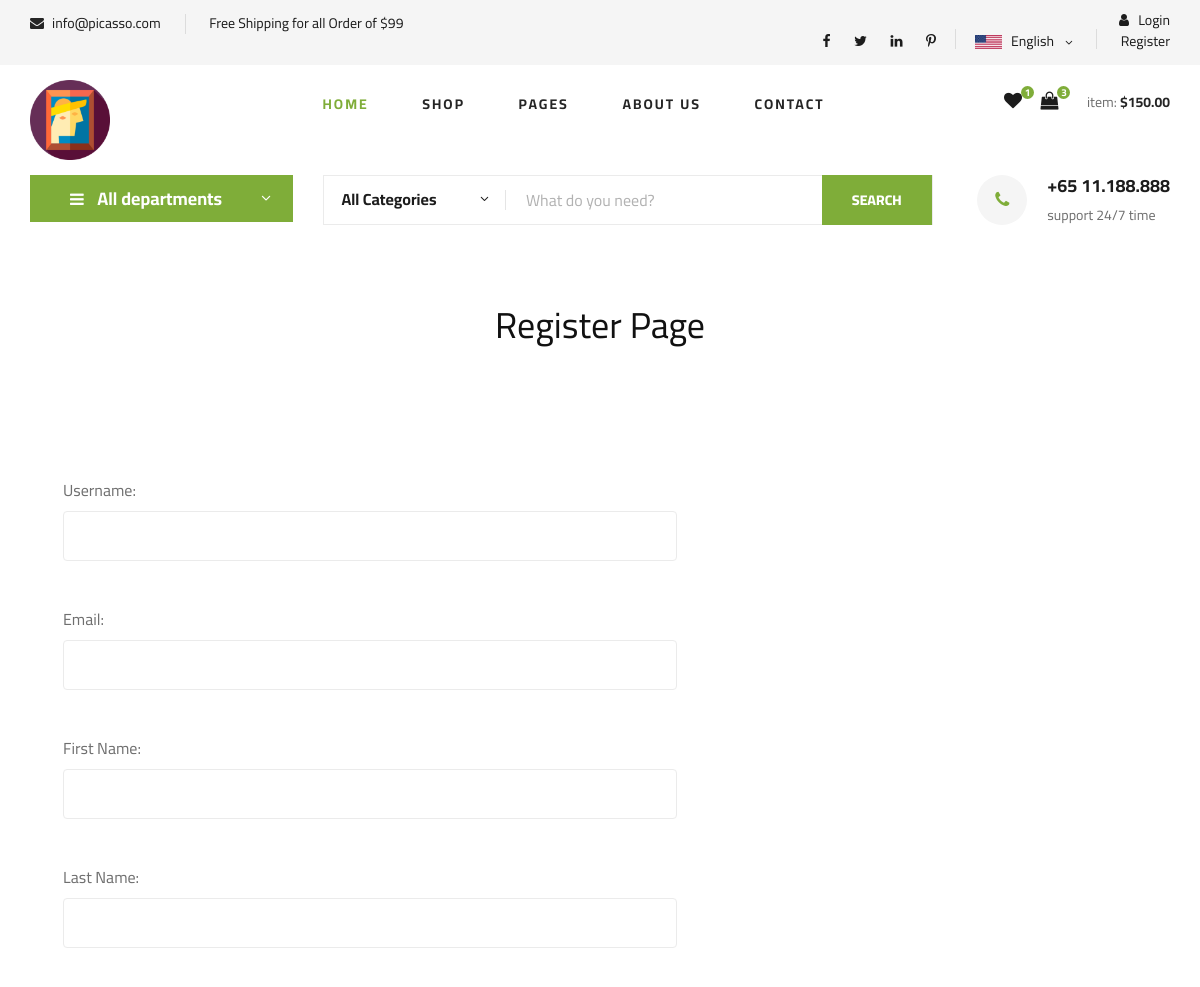
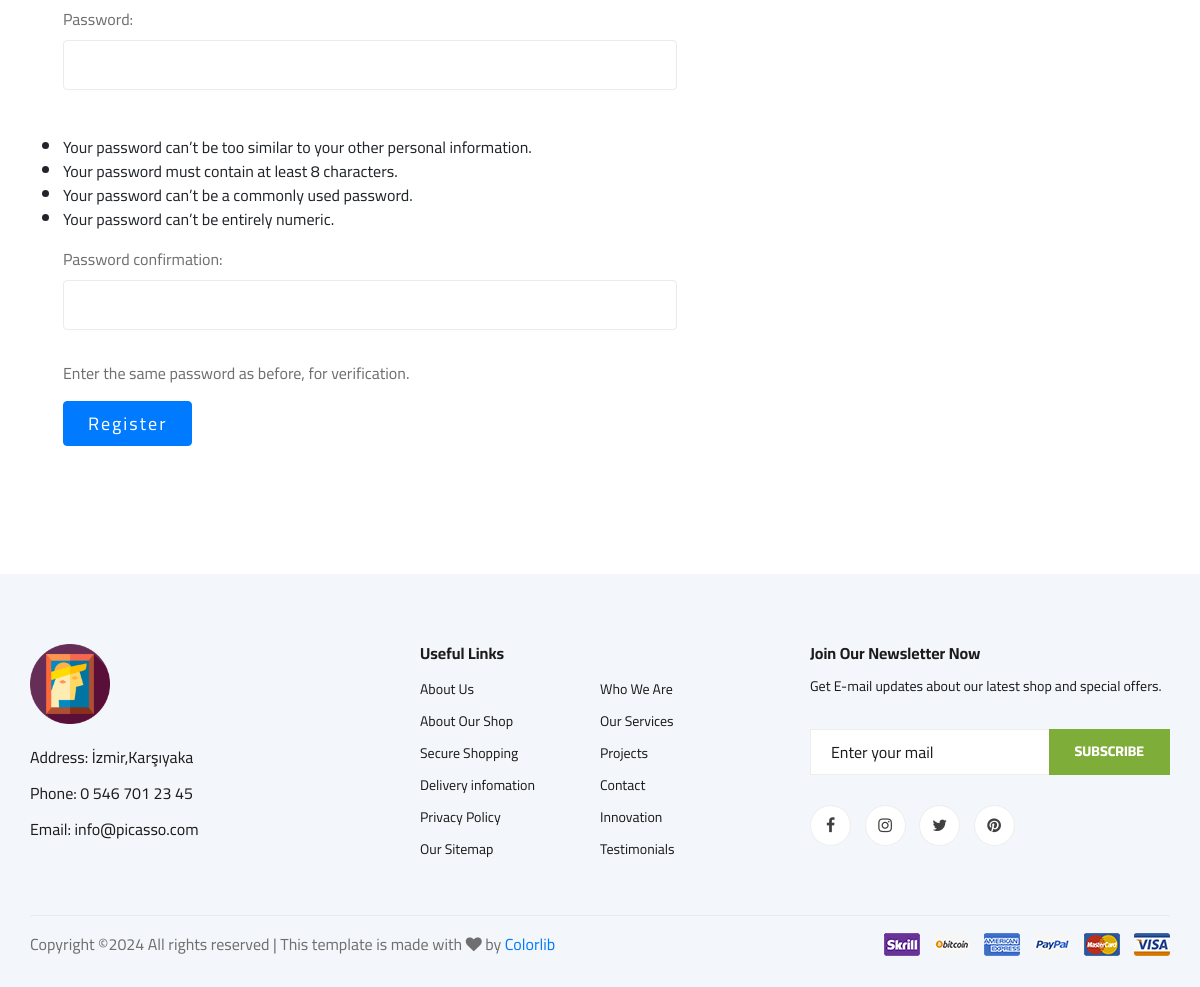
The page /user/register on the database its author committed (2 pictures, top to bottom).
### home/models.py (models this page shows, shortened)
class Settings(models.Model):
    STATUS = (('True', 'True'), ('False', 'False'))
    title = models.CharField(max_length=150)
    keywords = models.CharField(max_length=255)
    description = models.CharField(max_length=255)
    company = models.CharField(max_length=50)
    address = models.CharField(blank=True, max_length=100)
    phone = models.CharField(blank=True, max_length=15)
    fax = models.CharField(blank=True, max_length=15)
    email = models.CharField(blank=True, max_length=50)
    smtpserver = models.CharField(blank=True, max_length=50)
    smtpemail = models.CharField(blank=True, max_length=50)
    smtppassword = models.CharField(blank=True, max_length=10)
    smtpport = models.CharField(blank=True, max_length=5)
    icon = models.ImageField(blank=True, upload_to='images/')
    facebook = models.CharField(blank=True, max_length=50)
    instagram = models.CharField(blank=True, max_length=50)
    twitter = models.CharField(blank=True, max_length=50)
    youtube = models.CharField(blank=True, max_length=50)
    aboutus = RichTextUploadingField()
    contact = RichTextUploadingField()
    references = RichTextUploadingField()
    status = models.CharField(max_length=10, choices=STATUS)
    create_at = models.DateTimeField(auto_now_add=True)
    update_at = models.DateTimeField(auto_now=True)

### user/views.py (the view, shortened to what this page needs)
# urls.py: path('register', views.user_register, name='user_register'),
def user_register(request):
    form = RegisterForm
    context = {'form': form}
    return render(request, 'register.html', context)

### home/context_processors.py (called while the page is built)
def global_settings(request):
    settings = Settings.objects.get(pk=1)
    return {
        'settings': settings
    }

### product/context_processors.py (called while the page is built)
def categories(request):
    categories = Category.objects.all()
    if categories :
       return {'categories': categories}
    else:
        return dict()

### templates/register.html (shortened to what this page needs)
{% extends 'home.html' %}
{% block body %}
    <div class="container-fluid pt-5">
        <div class="text-center mb-4">
            <h2 class="section-title px-5"><span class="px-2"> Register Page</span></h2>
        </div>
        <div class="row px-xl-5">
            <div class="col-lg-7 mb-5">
                <div class="contact-form">
                    <form name="sentMessage" id="contactForm" novalidate="novalidate" method="post">
                        {{ form.as_p }}
                        <div>
                            <button class="btn btn-primary py-2 px-4" type="submit" id="sendMessageButton">Register</button>
                        </div>
                    </form>
                </div>
            </div>
        </div>
    </div>
{% endblock %}

### templates/header.html (shortened to what this page needs)
{% load static %}
<header class="header">
    <div class="header__top">
        <div class="container">
            <div class="row">
                <div class="col-lg-6 col-md-6">
                    <div class="header__top__left">
                        <ul>
                            <li><i class="fa fa-envelope"></i>  {{settings.email}}</li>
                            <li>Free Shipping for all Order of $99</li>
                        </ul>
                    </div>
                </div>
                <div class="col-lg-6 col-md-6">
                    <div class="header__top__right">
                        <div class="header__top__right__social">
                            <a href="#"><i class="fa fa-facebook"></i></a>
                            <a href="#"><i class="fa fa-twitter"></i></a>
                            <a href="#"><i class="fa fa-linkedin"></i></a>
                            <a href="#"><i class="fa fa-pinterest-p"></i></a>
                        </div>
                        <div class="header__top__right__language">
                            <img src="{% static  'img/language.png'%}" alt="">
                            <div>English</div>
                            <span class="arrow_carrot-down"></span>
                        </div>
                        <div class="header__top__right__auth">
                            {% if user.id is not None %}
                            <a href="{% url 'user_login'%}"><i class="fa fa-user"></i> {{user.username}}</a>
                            <a href="{% url 'user_logout'%}"></i> Logout</a>
                           {% else %}
                           <a href="{% url 'user_login'%}"><i class="fa fa-user"></i> Login</a>
                           <a href="{% url 'user_register'%}"></i> Register</a>
                 </div>
                 {% endif %}
             </div>
                        </div>
                    </div>
                </div>
            </div>
    <div class="container">
        <div class="row">
            <div class="col-lg-3">
                <div class="header__logo">
                    <a href="./index.html"><img src="{% static  'img/picasso_icon.ico'%}" width="80" alt=""></a>
                </div>
            </div>
            <div class="col-lg-6">
                <nav class="header__menu">
                    <ul>
                        <li class="active"><a href="{% url 'index'%}">Home</a></li>
                        <li><a href="./shop-grid.html">Shop</a></li>
                        <li><a href="#">Pages</a>
                        </li>
                        <li><a href="{%url 'aboutus' %}">About Us</a></li>
                        <li><a href="{%url 'iletisim' %}">Contact</a></li>
                    </ul>
                </nav>
            </div>
            <div class="col-lg-3">
                <div class="header__cart">
                    <ul>
                        <li><a href="#"><i class="fa fa-heart"></i> <span>1</span></a></li>
                        <li><a href="#"><i class="fa fa-shopping-bag"></i> <span>3</span></a></li>
                    </ul>
                    <div class="header__cart__price">item: <span>$150.00</span></div>
                </div>
            </div>
        </div>
    </div>
</header>

### templates/footer.html
{% load static %}
 <footer class="footer spad">
    <div class="container">
        <div class="row">
            <div class="col-lg-3 col-md-6 col-sm-6">
                <div class="footer__about">
                    <div class="footer__about__logo">
                        <a href="{% url 'index'%}"><img src="{% static 'img/picasso_icon.ico' %}" width="80" alt=""></a>
                    </div>
                    <ul>
                        <li>Address: {{ settings.address}}</li>
                        <li>Phone: {{ settings.phone}}</li>
                        <li>Email: {{ settings.email}}</li>
                    </ul>
                </div>
            </div>
            <div class="col-lg-4 col-md-6 col-sm-6 offset-lg-1">
                <div class="footer__widget">
                    <h6>Useful Links</h6>
                    <ul>
                        <li><a href="#">About Us</a></li>
                        <li><a href="#">About Our Shop</a></li>
                        <li><a href="#">Secure Shopping</a></li>
                        <li><a href="#">Delivery infomation</a></li>
                        <li><a href="#">Privacy Policy</a></li>
                        <li><a href="#">Our Sitemap</a></li>
                    </ul>
                    <ul>
                        <li><a href="#">Who We Are</a></li>
                        <li><a href="#">Our Services</a></li>
                        <li><a href="#">Projects</a></li>
                        <li><a href="#">Contact</a></li>
                        <li><a href="#">Innovation</a></li>
                        <li><a href="#">Testimonials</a></li>
                    </ul>
                </div>
            </div>
            <div class="col-lg-4 col-md-12">
                <div class="footer__widget">
                    <h6>Join Our Newsletter Now</h6>
                    <p>Get E-mail updates about our latest shop and special offers.</p>
                    <form action="#">
                        <input type="text" placeholder="Enter your mail">
                        <button type="submit" class="site-btn">Subscribe</button>
                    </form>
                    <div class="footer__widget__social">
                        <a href="#"><i class="fa fa-facebook"></i></a>
                        <a href="#"><i class="fa fa-instagram"></i></a>
                        <a href="#"><i class="fa fa-twitter"></i></a>
                        <a href="#"><i class="fa fa-pinterest"></i></a>
                    </div>
                </div>
            </div>
        </div>
        <div class="row">
            <div class="col-lg-12">
                <div class="footer__copyright">
                    <div class="footer__copyright__text"><p>
Copyright &copy;<script>document.write(new Date().getFullYear());</script> All rights reserved | This template is made with <i class="fa fa-heart" aria-hidden="true"></i> by <a href="https://colorlib.com" target="_blank">Colorlib</a>
</p></div>
                    <div class="footer__copyright__payment"><img src="{% static  'img/payment-item.png'%}" alt=""></div>
                </div>
            </div>
        </div>
    </div>
</footer>

### rows shown on the page
Settings: email "info@picasso.com", address "İzmir,Karşıyaka", phone "0 546 701 23 45"
